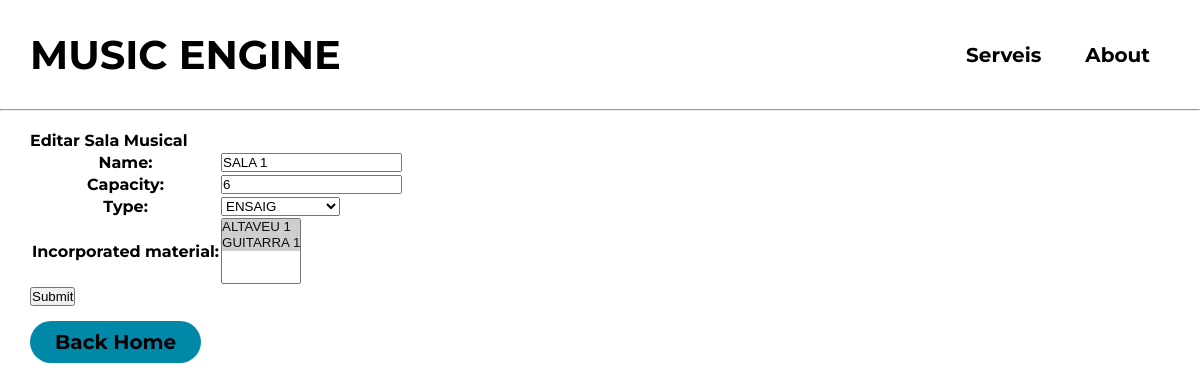
Page /studio/SALA 1/edit (signed in) on the earlier database version.
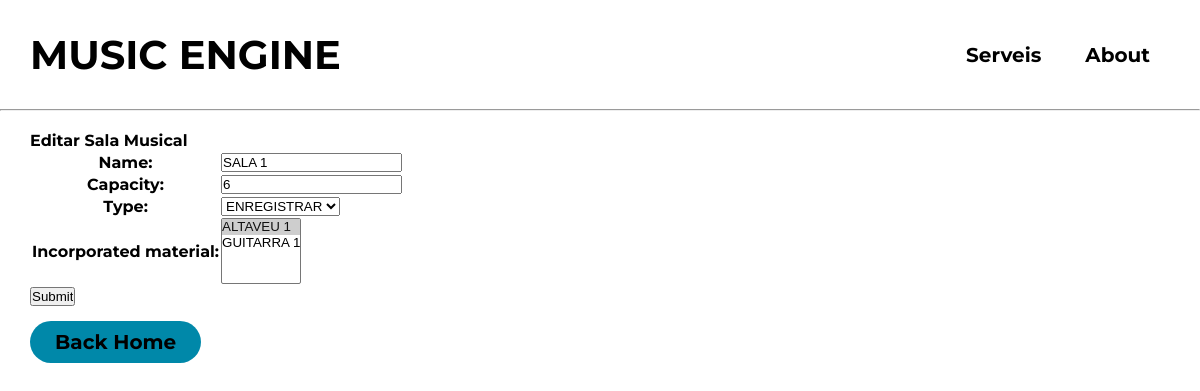
Same page on the later database version.
### music_engine/models.py (models this page shows, shortened)
class MusicalStudio(models.Model):
    name = models.CharField(max_length=100, primary_key=True)
    capacity = models.IntegerField()
    TYPE_CHOICES = (
        ('ensaig', 'ENSAIG'),
        ('enregistrar', 'ENREGISTRAR')
    )
    type = models.CharField(choices=TYPE_CHOICES, max_length=100)
    incorporated_material = models.ManyToManyField(MusicalMaterial, blank=True)

class MusicalMaterial(models.Model):
    name = models.CharField(max_length=100, primary_key=True)
    TYPE_CHOICES = (('altaveu', 'ALTAVEU'),
                    ('micròfon', 'MICRÒFON'),
                    ('percussió', 'PERCUSSIÓ'),
                    ('corda', 'CORDA'),
                    ('vent', 'VENT'),
                    ('amplificador', 'AMPLIFICADOR'))
    type = models.CharField(choices=TYPE_CHOICES, max_length=100)
    def __str__(self):
        return self.name

### music_engine/views.py (the view, shortened to what this page needs)
class LoginRequiredCheckIsOwnerUpdateView(LoginRequiredMixin, CheckIsOwnerMixin, UpdateView):
    template_name = 'studio_form.html'
    model = MusicalStudio

### music_engine/forms.py
class StudioForm(forms.ModelForm):
    class Meta:
        model = MusicalStudio
        fields = ['name', 'capacity', 'type', 'incorporated_material']

### music_engine/views.py (called while the page is built)
    def get_object(self, *args, **kwargs):
        obj = super(CheckIsOwnerMixin, self).get_object(*args, **kwargs)
        return obj

### templates/studio_form.html (shortened to what this page needs)
{% include "navbar.html" %}
    <div class="container">
        <h4>Editar Sala Musical</h4>
        <form method="post" enctype="multipart/form-data" action="">
            <table>
                {{ form.as_table }}
            </table>
            <input type="submit" value="Submit"/>
        </form>
        <a class="cta" href="/">
                <button class="button">Back Home</button>
        </a>
    </div>

Differences in the rows shown:
changed MusicalStudio "SALA 1": type "ENSAIG" → "ENREGISTRAR"
Other differences:
form field incorporated_material: "ALTAVEU 1 ☑ / GUITARRA 1 ☑" → "ALTAVEU 1 ☑ / GUITARRA 1"
